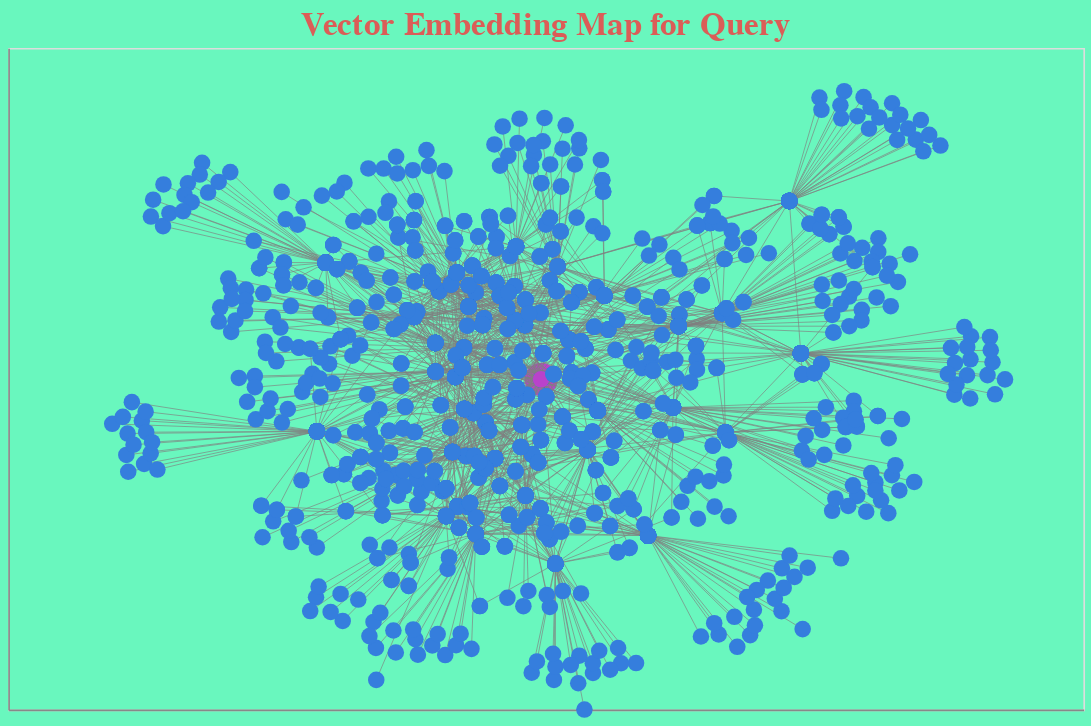

The notebook cell saved with this chart:
### Code cell


### Figure 1 — Vega-Lite specification as saved in the notebook (floating-point values rounded to 4 significant figures; data arrays with more than 128 entries replaced by an {"elided": "..."} marker saying what was removed)
{"config": {"view": {"continuousWidth": 400, "continuousHeight": 300}, "axis": {"grid": false, "labels": false, "ticks": false, "title": null}, "title": {"color": "#DB5D57", "fontSize": 20}}, "layer": [{"mark": {"type": "point", "color": "#64C169", "fillOpacity": 1, "filled": true}, "encoding": {"color": {"field": "is_query", "legend": null, "scale": {"domain": [false, true], "range": ["#357edd", "#B942CB"]}, "type": "nominal"}, "size": {"field": "is_query", "legend": null, "scale": {"range": [100, 400]}, "type": "nominal"}, "tooltip": {"field": "name", "type": "nominal"}, "x": {"field": "x1", "type": "quantitative"}, "x2": {"field": "x2"}, "y": {"field": "y1", "type": "quantitative"}, "y2": {"field": "y2"}}}, {"mark": {"type": "rule", "stroke": "gray", "strokeWidth": 0.4}, "encoding": {"color": {"field": "is_query", "legend": null, "scale": {"domain": [false, true], "range": ["#357edd", "#B942CB"]}, "type": "nominal"}, "x": {"field": "x1", "type": "quantitative"}, "x2": {"field": "x2"}, "y": {"field": "y1", "type": "quantitative"}, "y2": {"field": "y2"}}}, {"mark": {"type": "point", "fillOpacity": 1, "filled": true, "size": 100}, "encoding": {"color": {"field": "is_query", "legend": null, "scale": {"domain": [false, true], "range": ["#357edd", "#B942CB"]}, "type": "nominal"}, "tooltip": {"field": "name", "type": "nominal"}, "x": {"field": "x2", "type": "quantitative"}, "x2": {"field": "x2"}, "y": {"field": "y2", "type": "quantitative"}, "y2": {"field": "y2"}}}], "background": "#69F7BE", "data": {"name": "data-84dca9f755db65e23ac4e781acd3a8ea"}, "height": 400, "title": "Vector Embedding Map for Query", "width": 650, "$schema": "https://vega.github.io/schema/vega-lite/v4.17.0.json", "datasets": {"data-84dca9f755db65e23ac4e781acd3a8ea": {"elided": "1424 records"}}}
